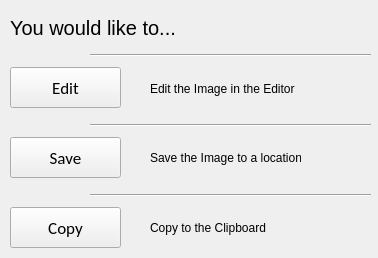
<?xml version="1.0" encoding="UTF-8"?>
<ui version="4.0">
 <class>ActionWidget</class>
 <widget class="QWidget" name="ActionWidget">
  <property name="geometry">
   <rect>
    <x>0</x>
    <y>0</y>
    <width>378</width>
    <height>258</height>
   </rect>
  </property>
  <property name="windowTitle">
   <string>PixShot</string>
  </property>
  <widget class="QPushButton" name="pb_edit">
   <property name="geometry">
    <rect>
     <x>10</x>
     <y>67</y>
     <width>111</width>
     <height>41</height>
    </rect>
   </property>
   <property name="font">
    <font>
     <family>Calibri</family>
     <pointsize>13</pointsize>
     <weight>50</weight>
     <bold>false</bold>
     <stylestrategy>PreferAntialias</stylestrategy>
    </font>
   </property>
   <property name="text">
    <string>Edit</string>
   </property>
  </widget>
  <widget class="QPushButton" name="pb_save">
   <property name="geometry">
    <rect>
     <x>10</x>
     <y>137</y>
     <width>111</width>
     <height>41</height>
    </rect>
   </property>
   <property name="font">
    <font>
     <family>Calibri</family>
     <pointsize>13</pointsize>
     <stylestrategy>PreferAntialias</stylestrategy>
    </font>
   </property>
   <property name="text">
    <string>Save</string>
   </property>
  </widget>
  <widget class="QPushButton" name="pb_copy">
   <property name="geometry">
    <rect>
     <x>10</x>
     <y>207</y>
     <width>111</width>
     <height>41</height>
    </rect>
   </property>
   <property name="font">
    <font>
     <family>Calibri</family>
     <pointsize>13</pointsize>
     <stylestrategy>PreferAntialias</stylestrategy>
    </font>
   </property>
   <property name="text">
    <string>Copy</string>
   </property>
  </widget>
  <widget class="Line" name="line">
   <property name="geometry">
    <rect>
     <x>90</x>
     <y>117</y>
     <width>281</width>
     <height>16</height>
    </rect>
   </property>
   <property name="orientation">
    <enum>Qt::Horizontal</enum>
   </property>
  </widget>
  <widget class="Line" name="line_2">
   <property name="geometry">
    <rect>
     <x>90</x>
     <y>187</y>
     <width>281</width>
     <height>16</height>
    </rect>
   </property>
   <property name="orientation">
    <enum>Qt::Horizontal</enum>
   </property>
  </widget>
  <widget class="Line" name="line_3">
   <property name="geometry">
    <rect>
     <x>90</x>
     <y>47</y>
     <width>281</width>
     <height>16</height>
    </rect>
   </property>
   <property name="orientation">
    <enum>Qt::Horizontal</enum>
   </property>
  </widget>
  <widget class="QLabel" name="label">
   <property name="geometry">
    <rect>
     <x>10</x>
     <y>17</y>
     <width>191</width>
     <height>21</height>
    </rect>
   </property>
   <property name="font">
    <font>
     <pointsize>15</pointsize>
    </font>
   </property>
   <property name="text">
    <string>You would like to...</string>
   </property>
  </widget>
  <widget class="QLabel" name="label_2">
   <property name="geometry">
    <rect>
     <x>150</x>
     <y>73</y>
     <width>161</width>
     <height>31</height>
    </rect>
   </property>
   <property name="text">
    <string>Edit the Image in the Editor</string>
   </property>
  </widget>
  <widget class="QLabel" name="label_3">
   <property name="geometry">
    <rect>
     <x>150</x>
     <y>147</y>
     <width>151</width>
     <height>21</height>
    </rect>
   </property>
   <property name="text">
    <string>Save the Image to a location</string>
   </property>
  </widget>
  <widget class="QLabel" name="label_4">
   <property name="geometry">
    <rect>
     <x>150</x>
     <y>220</y>
     <width>131</width>
     <height>16</height>
    </rect>
   </property>
   <property name="text">
    <string>Copy to the Clipboard</string>
   </property>
  </widget>
 </widget>
 <resources/>
 <connections/>
</ui>
